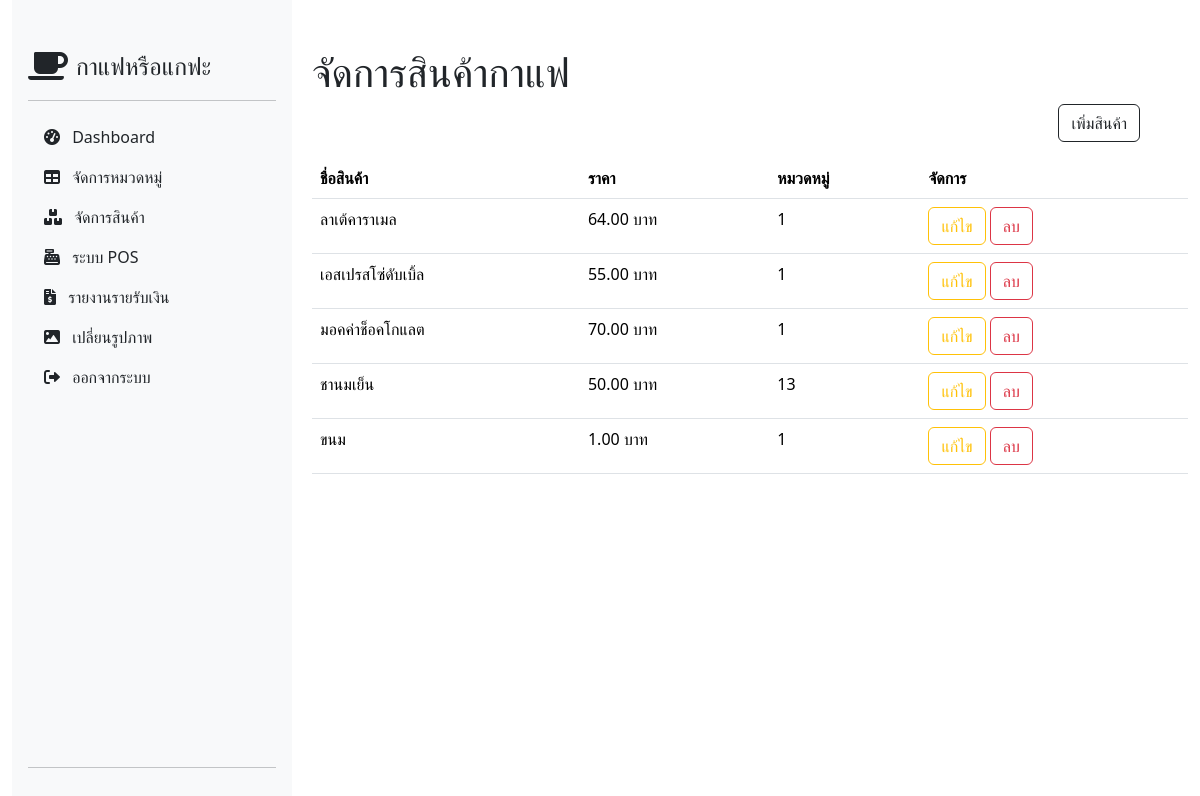
The app's page /manage_product.php (signed in), older data.
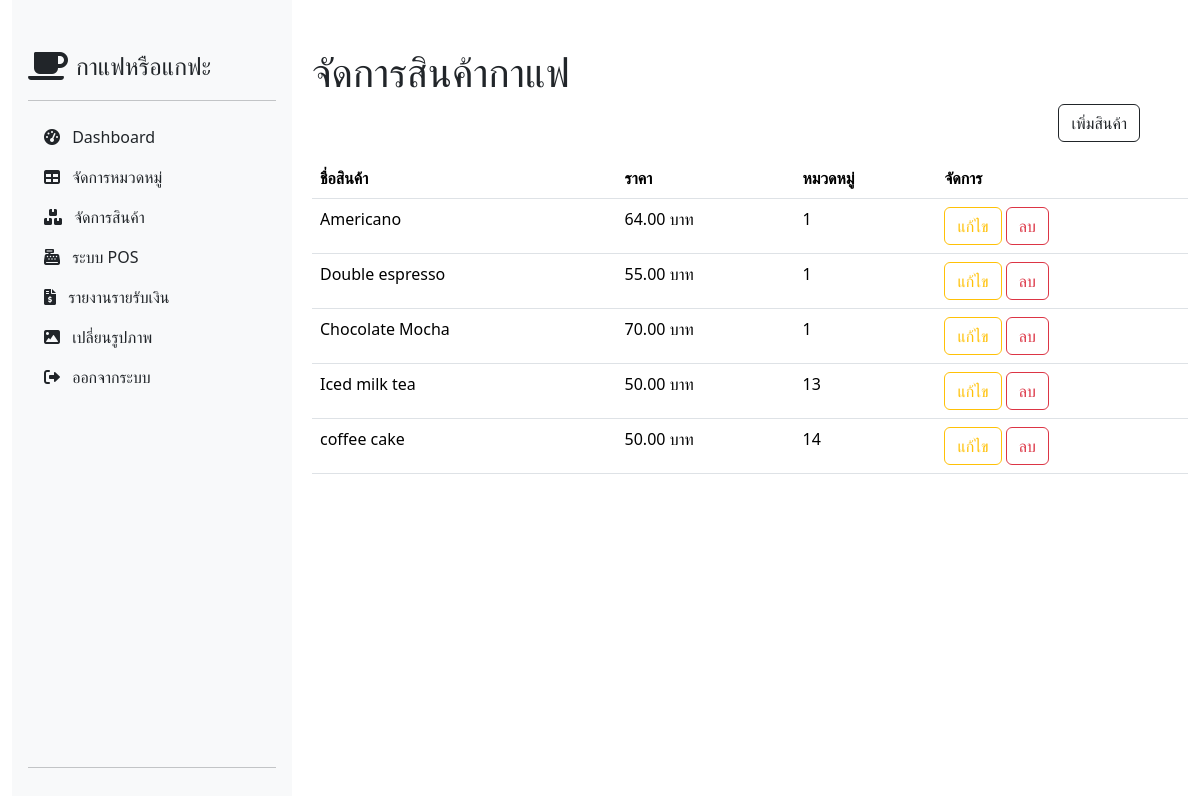
The same page, newer data.
### tables this page shows
CREATE TABLE `coffees` (
  `coffee_id` int(11) NOT NULL,
  `coffee_name` varchar(100) NOT NULL,
  `coffee_price` decimal(10,2) NOT NULL,
  `coffee_image` varchar(255) DEFAULT NULL,
  `type_id` int(11) DEFAULT NULL
);

### function/get_coffeeapp.php (called while the page is built, shortened)
<?php
class CoffeeApp extends Config
{
    public static function getCoffees()
    {
        $pdo = self::connect();
        try {
            $stmt = $pdo->prepare("SELECT `coffee_id`, `coffee_name`, `coffee_price`, `coffee_image`, `type_id` FROM `coffees`");
            $stmt->execute();
            $coffees = $stmt->fetchAll();
            return $coffees;
        } catch (PDOException $e) {
            echo "Query failed: " . $e->getMessage();
            return [];
        }
    }
}
?>

### manage_product.php (the view, shortened to what this page needs)
<?php
include 'function/get_coffeeapp.php';
$coffees = CoffeeApp::getCoffees();
?>
<!DOCTYPE html>
<html lang="en">
<head>
    <link href="https://cdn.jsdelivr.net/npm/bootstrap@5.3.3/dist/css/bootstrap.min.css" rel="stylesheet">
    <link href="https://cdnjs.cloudflare.com/ajax/libs/font-awesome/6.0.0-beta3/css/all.min.css" rel="stylesheet">
</head>
<body>
    <div class="container-fluid">
        <div class="row">
            <div class="col-md-3 sidebar">
                <?php include 'components/sideBar.php'; ?>
            </div>
            <div class="col-md-9 mt-5">
                <h1>จัดการสินค้ากาแฟ</h1>
                <div class="text-end me-5">
                <button class="btn btn-outline-dark" data-bs-toggle="modal" data-bs-target="#addModal">เพิ่มสินค้า</button>
                </div>
                <table class="table mt-3">
                    <thead>
                        <tr>
                            <th>ชื่อสินค้า</th>
                            <th>ราคา</th>
                            <th>หมวดหมู่</th>
                            <th>จัดการ</th>
                        </tr>
                    </thead>
                    <tbody>
                        <?php foreach ($coffees as $coffee): ?>
                            <tr>
                                <td><?php echo $coffee['coffee_name']; ?></td>
                                <td><?php echo $coffee['coffee_price']; ?> บาท</td>
                                <td><?php echo $coffee['type_id']; ?></td>
                                <td>
                                    <button class="btn btn-outline-warning" onclick="openEditModal('<?php echo $coffee['coffee_id']; ?>', '<?php echo $coffee['coffee_name']; ?>', '<?php echo $coffee['coffee_price']; ?>', '<?php echo $coffee['coffee_image']; ?>', '<?php echo $coffee['type_id']; ?>')">แก้ไข</button>
                                    <button class="btn btn-outline-danger" onclick="confirmDelete(<?php echo $coffee['coffee_id']; ?>)">ลบ</button>
                                </td>
                            </tr>
                        <?php endforeach; ?>
                    </tbody>
                </table>
            </div>
        </div>
    </div>
</body>
</html>

Row changes from the older to the newer data that the page shows:
changed coffees: coffee_name "ลาเต้คาราเมล" → "Americano"
changed coffees: coffee_name "เอสเปรสโซ่ดับเบิ้ล" → "Double espresso"
changed coffees: coffee_name "มอคค่าช็อคโกแลต" → "Chocolate Mocha"
changed coffees: coffee_name "ชานมเย็น" → "Iced milk tea"
changed coffees: coffee_name "ขนม" → "coffee cake"; coffee_price "1.00" → "50.00"; type "1" → "14"
